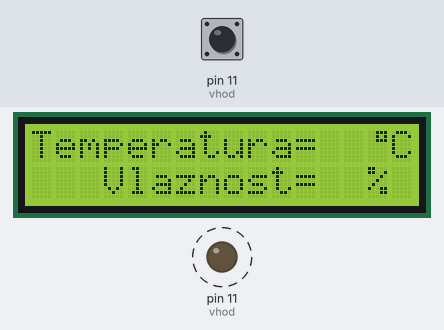
A sketch run on a simulated Arduino Uno, built with avr-gcc and run on an emulated ATmega328P. On the bench: 16×2 character LCD, output pins drawn as LEDs (lit = HIGH). Dashed ring = blinking. The test bench sets the inputs (shaded band); at power-on: pin 11 (vhod) HIGH.

Above: at 0.2 s.
Timing chart, 0 to 130.0 s (numbered marks = the images above):
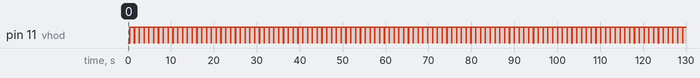

The sketch:

vinprojekt.ino
```cpp
#include <LiquidCrystal_I2C.h>
LiquidCrystal_I2C lcd(0x27,16,2);
byte stopinje[8] =
              {
                0b00111,
                0b00101,
                0b00111,
                0b00000,
                0b00000,
                0b00000,
                0b00000,
                0b00000
              };
byte happy[8] =
              {
                0b00000,
                0b00000,
                0b10001,
                0b00000,
                0b10001,
                0b11111,
                0b00000,
                0b00000
              };
byte meh[8] =
              {
                0b00000,
                0b00000,
                0b10001,
                0b00000,
                0b00000,
                0b11111,
                0b00000,
                0b00000
              };
byte sad[8] =
              {
                0b00000,
                0b00000,
                0b10001,
                0b00000,
                0b11111,
                0b10001,
                0b00000,
                0b00000
              };
int vhod=11;
volatile unsigned long len = 0;
unsigned char value = 0;
unsigned sum = 0;
unsigned char x[5];
unsigned int y[40];
int z=0;
void setup()
{
 lcd.init();
 lcd.init();
 lcd.backlight();
 lcd.print("Temperatura=");
 lcd.setCursor(0,1);
 lcd.print("   Vlaznost= ");
 lcd.createChar(1, stopinje);
 lcd.createChar(2, meh);
 lcd.createChar(3, happy);
 lcd.createChar(4, sad);
 lcd.setCursor(14,0);
 lcd.write(1);
 lcd.print("C");
 lcd.setCursor(14,1);
 lcd.print("%");
}

void loop()
{

 delay(100);
 while(1)
 {
  delay(100);
  pinMode(vhod,OUTPUT);
  digitalWrite(vhod,LOW);
  delay(20);
  digitalWrite(vhod,HIGH);
  pinMode(vhod,INPUT_PULLUP);

  len=pulseIn(vhod, LOW);
  if(len <= 84 && len >= 72)
  {
      while(1)
      {
        len=pulseIn(vhod, HIGH);

        if(len <= 26 && len >= 20){
        value=0;}

        else if(len <= 74 && len >= 65){
        value = 1;}

        else if(z == 40){
        break;}

        x[z/8]|= value << (7 - (z%8));
        y[z] = value;
        z++;
      }
    }
sum=x[0]+x[1]+x[2]+x[3];

if(sum==x[4] && sum!=0)
{
lcd.setCursor(12,0);
lcd.print(x[2]);
lcd.setCursor(12,1);
lcd.print(x[0]);

if(x[2] < 20 && x[2] > 15){
lcd.setCursor(0,1);
lcd.write(2);
}
else if(x[2] < 33 && x[2] > 19){
lcd.setCursor(0,1);
lcd.write(3);
}
else if(x[2] < 16){
lcd.setCursor(0,1);
lcd.write(4);
}
else if(x[2] > 32 && x[2] < 40){
lcd.setCursor(0,1);
lcd.write(2);
}
else if(x[2] > 39){
lcd.setCursor(0,1);
lcd.write(4);
}

}

z=0;
x[0] = x[1] = x[2] = x[3] = x[4] = 0;
 }
}
```

Measured:
- by itself, pin 11 (vhod): alternates HIGH for 1.1 s and LOW for 0.02 s
